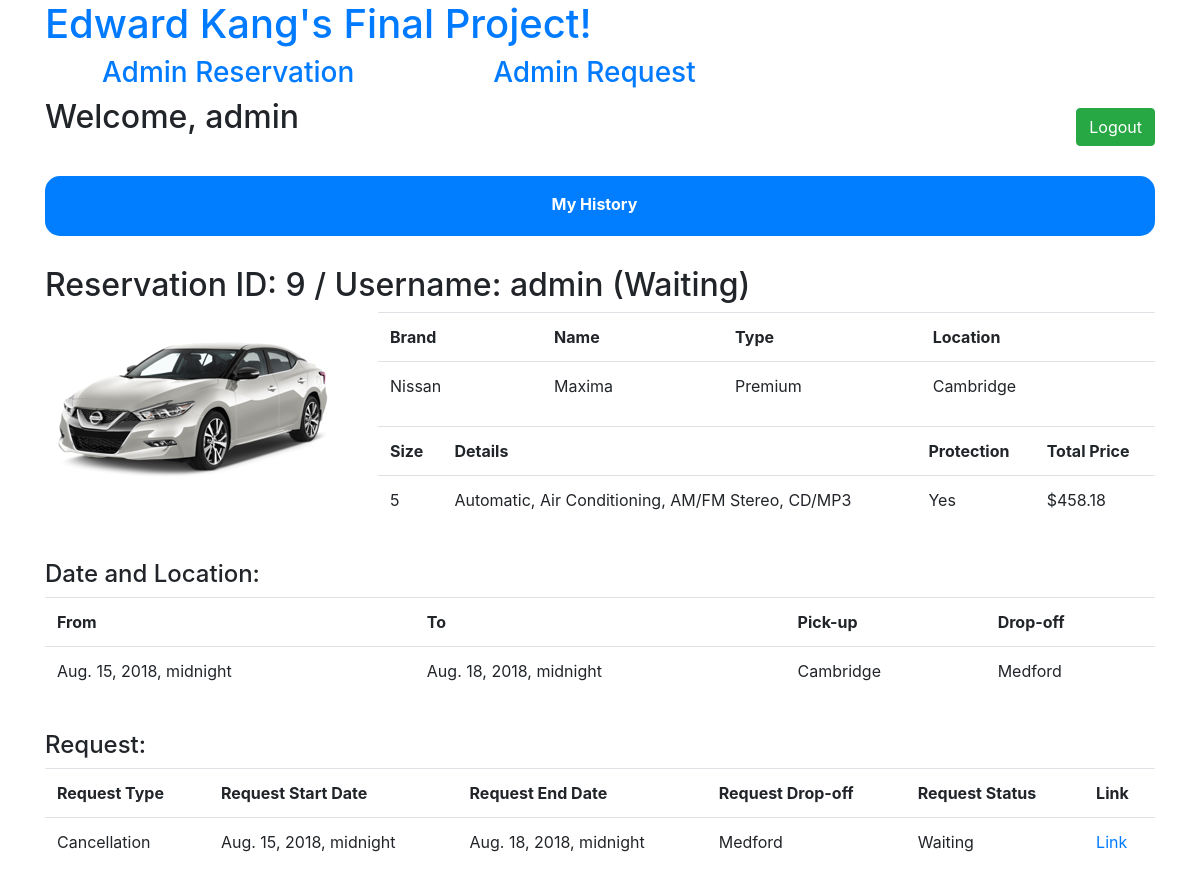
/adminpage/reservation/9 (signed in), run on an earlier commit of the app's database.
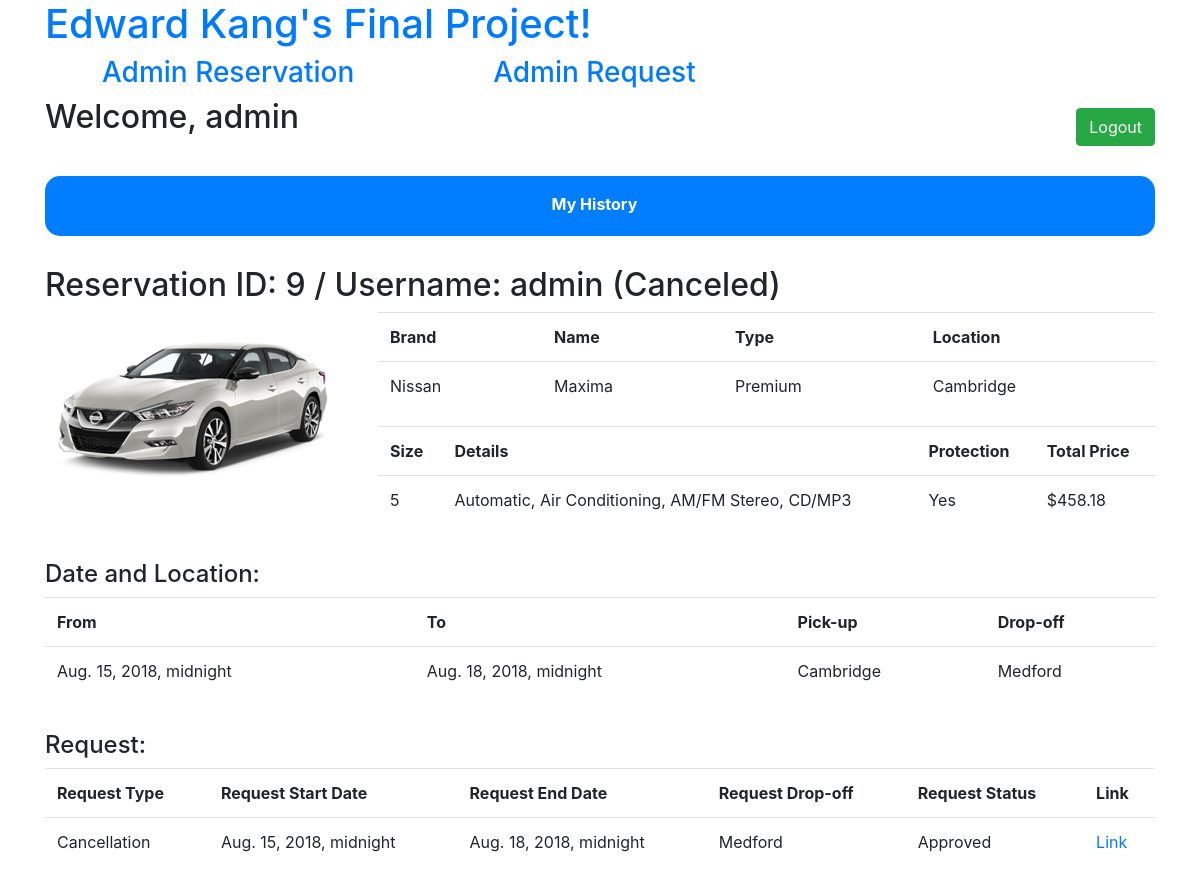
And on a later commit of the database.
### rents/models.py (models this page shows, shortened)
class Reservation(models.Model):
    reservation_user = models.ForeignKey(settings.AUTH_USER_MODEL, on_delete=models.CASCADE)
    reservation_car = models.ForeignKey(Car, on_delete=models.CASCADE)
    reservation_start_date = models.DateTimeField()
    reservation_end_date = models.DateTimeField()
    reservation_drop_off = models.ForeignKey(Location, on_delete=models.CASCADE)
    reservation_protection = models.CharField(max_length=64)
    reservation_total_price = models.FloatField()
    reservation_status = models.CharField(max_length=64)
    reservation_request = models.CharField(max_length=64)

class Request(models.Model):
    request_reservation = models.ForeignKey(Reservation, on_delete=models.CASCADE)
    request_reserved_date = models.ForeignKey(ReservedDate, on_delete=models.CASCADE)
    request_start_date = models.DateTimeField(blank=True, null=True)
    request_end_date = models.DateTimeField(blank=True, null=True)
    request_drop_off = models.ForeignKey(Location, on_delete=models.CASCADE)
    request_status = models.CharField(max_length=64)
    request_approval = models.CharField(max_length=64)

class Car(models.Model):
    car_brand = models.CharField(max_length=64)
    car_name = models.CharField(max_length=64)
    car_type = models.CharField(max_length=64)
    car_price = models.FloatField()
    car_size = models.IntegerField()
    car_detail = models.CharField(max_length=64)
    car_status = models.CharField(max_length=64)
    car_location = models.ForeignKey(Location, on_delete=models.CASCADE)

class Location(models.Model):
    location_name = models.CharField(max_length=64)
    location_address = models.CharField(max_length=64)

### rents/views.py (the view)
# urls.py: path("adminpage/reservation/<int:reservationid>", views.adminReservationDetailView, name="admin_reservation_detail"),
@user_passes_test(lambda user: user.is_superuser)
def adminReservationDetailView(request, reservationid):
    reservation_detail = Reservation.objects.filter(id=reservationid).all()
    reservation_length = len(reservation_detail)
    if not request.user.is_authenticated:
        return render(request, 'rents/login.html', {'message': 'Please login first.'})
    elif reservation_length == 0:
        return render(request, 'rents/error.html', {'message': 'No Result.'})
    else:
        reservation_request = Request.objects.filter(request_reservation__id=reservationid).all()
        context = {
            'reservationdetails' : reservation_detail,
            'reservationrequests' : reservation_request
        }
        return render(request, 'rents/admin_reservation_detail.html', context)

### rents/templates/rents/admin_reservation_detail.html (shortened to what the changed rows need)
{% extends "rents/menu.html" %}
{% block body %}
<div id="body_content" class="form-group">
    <div>
        <div id="search_title_full">
            {% for reservationdetail in reservationdetails %}
            <h2>Reservation ID: {{ reservationdetail.id }} / Username: {{ reservationdetail.reservation_user.username }} ({{ reservationdetail.reservation_status }})</h2>
        </div>
        <div class="body_table">
            <div class="body_table_content">
                <div id="car_image">
                    <img src="/static/rents/img/{{ reservationdetail.reservation_car.car_name }}.png" alt="{{ reservationdetail.reservation_car.car_name }}">
                </div>
                <div id="car_info">
                    <table class="table">
                        <tr>
                            <th>Brand</th>
                            <th>Name</th>
                            <th>Type</th>
                            <th>Location</th>
                        </tr>
                        <tr>
                            <td>{{ reservationdetail.reservation_car.car_brand }}</td>
                            <td>{{ reservationdetail.reservation_car.car_name }}</td>
                            <td>{{ reservationdetail.reservation_car.car_type }}</td>
                            <td>{{ reservationdetail.reservation_car.car_location.location_name }}</td>
                        </tr>
                    </table>
                </div>
                <div id="car_info">
                    <table class="table">
                        <tr>
                            <th>Size</th>
                            <th>Details</th>
                            <th>Protection</th>
                            <th>Total Price</th>
                        </tr>
                        <tr>
                            <td>{{ reservationdetail.reservation_car.car_size }}</td>
                            <td>{{ reservationdetail.reservation_car.car_detail }}</td>
                            <td>{{ reservationdetail.reservation_protection }}</td>
                            <td>${{ reservationdetail.reservation_total_price|floatformat:2 }}</td>
                        </tr>
                    </table>
                </div>
                <div id="reservation_div">
                    <h4>Date and Location:</h4>
                    <table class="table">
                        <tr>
                            <th>From</th>
                            <th>To</th>
                            <th>Pick-up</th>
                            <th>Drop-off</th>
                        </tr>
                        <tr>
                            <td id="reservation_start_date">{{ reservationdetail.reservation_start_date }}</td>
                            <td id="reservation_end_date">{{ reservationdetail.reservation_end_date }}</td>
                            <td>{{ reservationdetail.reservation_car.car_location.location_name }}</td>
                            <td id="reservation_drop_off">{{ reservationdetail.reservation_drop_off.location_name }}</td>
                        </tr>
                    </table>
                </div>
                {% endfor %}
                <div id="request_div">
                    {% for reservationrequest in reservationrequests %}
                    <table class="table">
                        <tr>
                            <th>Request Type</th>
                            <th>Request Start Date</th>
                            <th>Request End Date</th>
                            <th>Request Drop-off</th>
                            <th>Request Status</th>
                            <th>Link</th>
                        </tr>
                        <tr>
                            <td>{{ reservationrequest.request_status }}</td>
                            <td>{{ reservationrequest.request_start_date }}</td>
                            <td>{{ reservationrequest.request_end_date }}</td>
                            <td>{{ reservationrequest.request_drop_off.location_name }}</td>
                            <td>{{ reservationrequest.request_approval }}</td>
                            <td><a href="/adminpage/request/{{ reservationrequest.id }}">Link</a></td>
                        </tr>
                    </table>
                    {% endfor %}
                </div>
            </div>
        </div>
    </div>
</div>
{% endblock %}

What changed in the data, as far as the page shows it:
changed Reservation "Yes": reservation_status "Waiting" → "Canceled"
changed Request "Cancellation": request_approval "Waiting" → "Approved"
